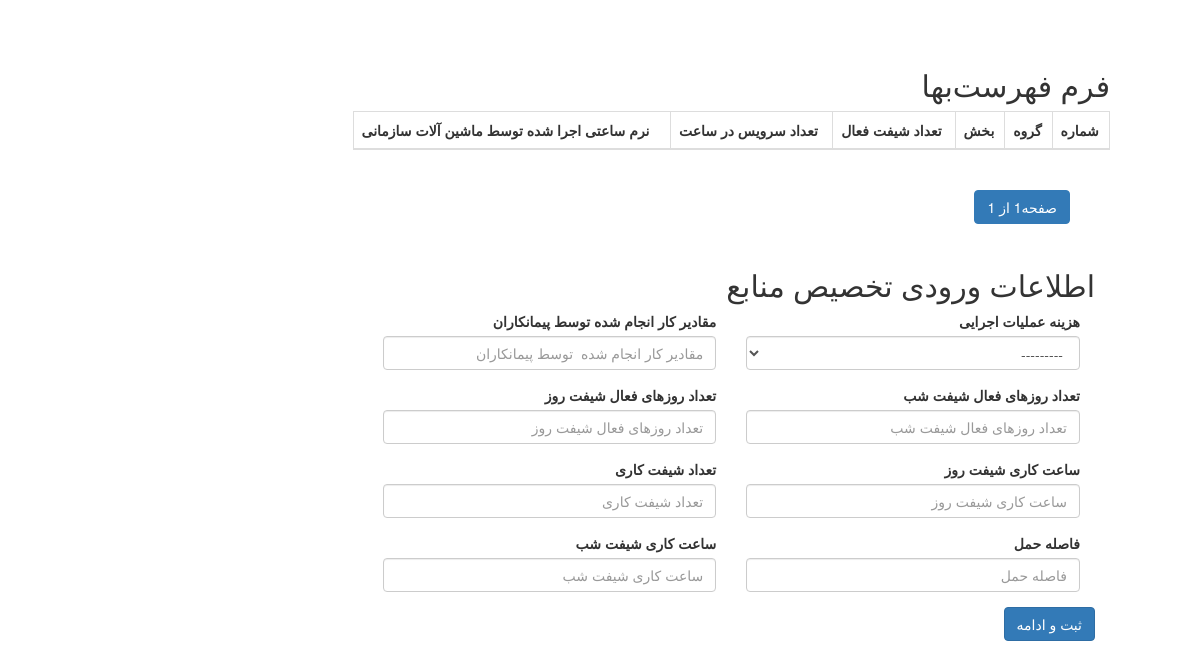
/ResourceAllocationForm/, run on an earlier commit of the app's database.
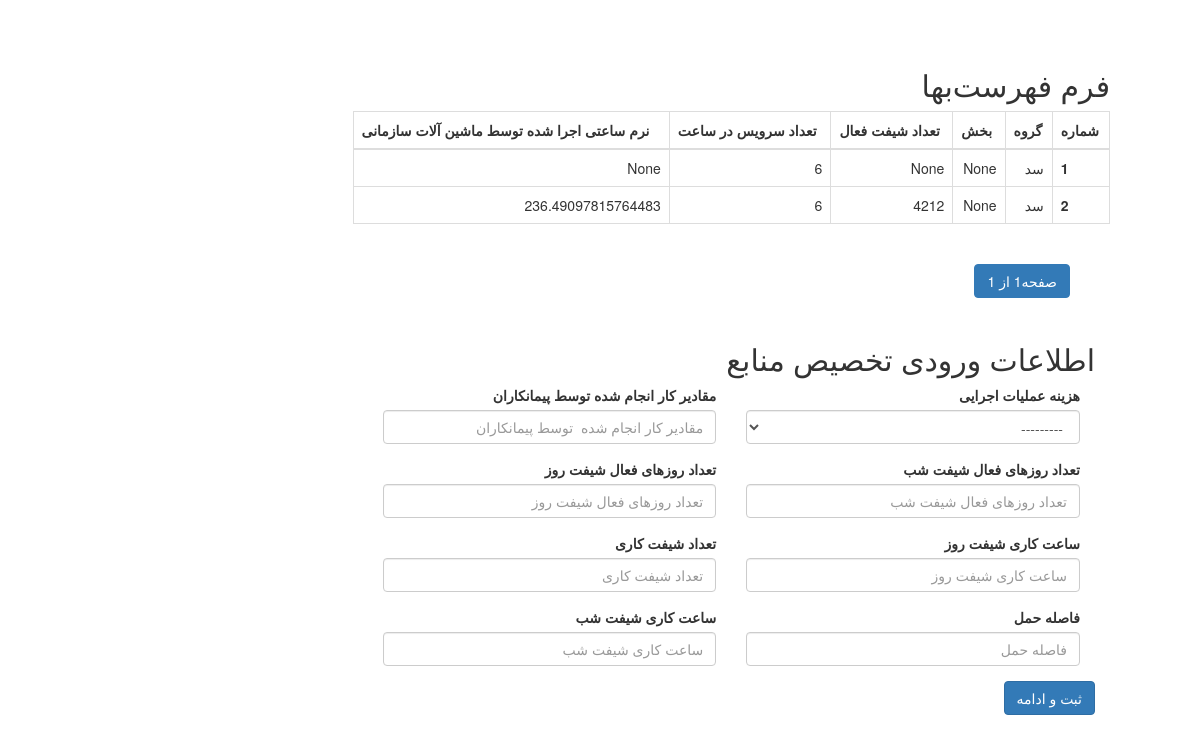
And on a later commit of the database.
### implementation/models.py (models this page shows, shortened)
class BaseModel(models.Model):
    created_at = models.DateTimeField(auto_now_add=True, verbose_name=_("تاریخ ثبت"))
    updated_at = models.DateTimeField(auto_now=True, verbose_name=_("تاریخ بروزرسانی "))
    class Meta:
        abstract = True

class ResourceAllocation(BaseModel):
    performance = models.ForeignKey(Performance, on_delete=models.CASCADE)
    amounts_total_work_contractors = models.IntegerField(
        blank=True, null=True, verbose_name=_("مقادیر کار انجام شده توسط پیمانکاران (ریال)"))
    active_day_shift = models.IntegerField(blank=True, null=True, verbose_name=_("تعداد روزهای فعال شیفت روز"))
    active_night_shift = models.IntegerField(blank=True, null=True, verbose_name=_("تعداد روزهای فعال شیفت شب"))
    number_work_shifts = models.CharField(max_length=250, blank=True, null=True, verbose_name=_("تعداد شیفت کاری"))
    day_shift_hours = models.IntegerField(blank=True, null=True, verbose_name=_("ساعت کاری شیفت روز"))
    night_shift_hours = models.IntegerField(blank=True, null=True, verbose_name=_("ساعت کاری شیفت شب"))
    number_active_shifts = models.IntegerField(blank=True, null=True, verbose_name=_("تعداد شیفت فعال"))
    carrying_distance = models.FloatField(blank=True, null=True, verbose_name=_("فاصله حمل"))
    number_services_hour = models.IntegerField(blank=True, null=True, verbose_name=_("تعداد سرویس در ساعت"))
    hours_normal_implement_enterprise_machines = models.FloatField(
        blank=True, null=True, verbose_name=_("نرم ساعتی اجرا شده توسط ماشین آلات سازمانی"))
    impact_factor = models.FloatField(blank=True, null=True, verbose_name=_("ضریب تأثیر"))
    calc_bulldozer = models.IntegerField(blank=True, null=True, verbose_name=_("محاصبه بلدوزر"))
    calc_loader = models.IntegerField(blank=True, null=True, verbose_name=_("محاصبه لودر"))
    calc_bil_micanici = models.IntegerField(blank=True, null=True, verbose_name=_("محاصبه بیل میکانیکی"))
    class Meta:
        verbose_name = _("اطلاعات ورودی تخصیص منابع")
        verbose_name_plural = _("اطلاعاتهای ورودی تخصیص منابع ")

class Performance(BaseModel):
    group = models.CharField(max_length=250, blank=True, null=True, verbose_name=_("گروه احجام اجرایی"))
    part = models.CharField(max_length=250, blank=True, null=True, verbose_name=_("بخش "))
    typeـoperation = models.CharField(max_length=250, blank=True, null=True, verbose_name=_("نوع عملیات"))
    unit = models.CharField(max_length=250, blank=True, null=True, verbose_name=_("واحد"))
    amounts = models.IntegerField(blank=True, null=True, verbose_name=_("مقادیر"))
    def __str__(self):
        return f'{self.group} {self.typeـoperation}'
    class Meta:
        verbose_name = _("احجام اجرایی پروژه")
        verbose_name_plural = _("احجام اجرایی پروژها")

### implementation/views.py (the view, shortened to what this page needs)
# urls.py: path('ResourceAllocationForm/', ResourceAllocationFormViews.as_view(), name="ResourceAllocation_Form"),
class ResourceAllocationFormViews(ListView):
    template_name = 'implementation/ResourceAllocation.html'
    model = ResourceAllocation
    form_class = ResourceAllocationForm
    context_object_name = 'ResourceAllocation'
    paginate_by = 10
    def get_context_data(self, **kwargs):
        form = self.form_class()
        context = super().get_context_data(**kwargs)
        context['form'] = form
        return context

### implementation/forms.py
class ResourceAllocationForm(ModelForm):
    class Meta:
        model = ResourceAllocation
        fields = [
            "performance",
            "amounts_total_work_contractors", "active_day_shift",
            "active_night_shift", "number_work_shifts",
            "day_shift_hours", "night_shift_hours",
            "carrying_distance", "number_services_hour",
        ]

### templates/implementation/ResourceAllocation.html (shortened to what this page needs)
{% extends "main.html" %}
{% load static %}
{% block Tabel %}
    <h2>فرم فهرست‌بها</h2>
    <table class="table table-bordered">
        <thead>
        <tr>
            <th scope="col">شماره</th>
            <th scope="col">گروه</th>
            <th scope="col">بخش</th>
            <th scope="col">تعداد شیفت فعال</th>
            <th scope="col"> تعداد سرویس در ساعت</th>
            <th scope="col">نرم ساعتی اجرا شده توسط ماشین آلات سازمانی</th>
        </tr>
        </thead>
        <tbody>
        {% for resourceallocationin in ResourceAllocation %}
            <tr>
                <th scope="row">{{ resourceallocationin.id }}</th>
                <td>{{ resourceallocationin.performance.group }}</td>
                <td>{{ resourceallocationin.performance.part }}</td>
                <td>{{ resourceallocationin.number_active_shifts }}</td>
                <td>{{ resourceallocationin.number_services_hour }}</td>
                <td>{{ resourceallocationin.hours_normal_implement_enterprise_machines }}</td>
            </tr>
        {% endfor %}
        </tbody>
    </table>
{% endblock %}
{% block Forms %}
    <h2>اطلاعات ورودی تخصیص منابع</h2>
    <form action="{% url 'implementation:ResourceAllocation_Form' %}" method="post">
        <div class="form-row">
            {% if not source_form %}
                <div class="form-group col-md-6">
                    <label for="inputEmail4">مقادیر کار انجام شده توسط پیمانکاران</label>
                    <input type="text" class="form-control" name="amounts_total_work_contractors"
                           placeholder="مقادیر کار انجام شده  توسط پیمانکاران">
                </div>
                <div class="form-group col-md-6">
                    <label for="inputPassword4">هزینه عملیات اجرایی</label>
                    <select class="form-control" name="performance">
                        {% for performance in form.performance %}
                            <option>{{ performance }}</option>
                        {% endfor %}
                    </select>
                </div>
                <div class="form-group col-md-6">
                    <label for="inputPassword4"> تعداد روزهای فعال شیفت روز </label>
                    <input type="text" class="form-control" name="active_day_shift"
                           placeholder="تعداد روزهای فعال شیفت روز">
                </div>
                <div class="form-group col-md-6">
                    <label for="inputEmail4">تعداد روزهای فعال شیفت شب</label>
                    <input type="text" class="form-control" name="active_night_shift"
                           placeholder="تعداد روزهای فعال شیفت شب">
                </div>
                <div class="form-group col-md-6">
                    <label for="inputPassword4">تعداد شیفت کاری</label>
                    <input type="text" class="form-control" name="number_work_shifts" placeholder="تعداد شیفت کاری">
                </div>
                <div class="form-group col-md-6">
                    <label for="inputEmail4">ساعت کاری شیفت روز</label>
                    <input type="text" class="form-control" name="day_shift_hours" placeholder="ساعت کاری شیفت روز">
                </div>
                <div class="form-group col-md-6">
                    <label for="inputPassword4">ساعت کاری شیفت شب</label>
                    <input type="text" class="form-control" name="night_shift_hours" placeholder="ساعت کاری شیفت شب">
                </div>
                <div class="form-group col-md-6">
                    <label for="inputEmail4">فاصله حمل</label>
                    <input type="text" class="form-control" name="carrying_distance" placeholder="فاصله حمل">
                </div>
            <button type="submit" class="btn btn-primary" name="save_next" value="True">ثبت و ادامه</button>
        {% endif %}
        </div>
    </form>
{% endblock %}

What changed in the data, as far as the page shows it:
added ResourceAllocation: id "1", performance.group "سد", performance.part "None", number_active_shifts "None", number_services_hour "6", hours_normal_implement_enterprise_machines "None"
added ResourceAllocation: id "2", performance.group "سد", performance.part "None", number_active_shifts "4212", number_services_hour "6", hours_normal_implement_enterprise_machines "236.49097815764483"
